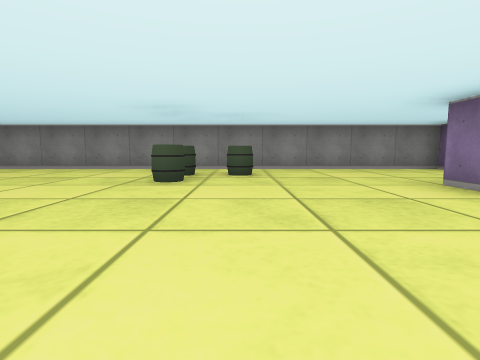
view 1 (above)

23 first-person views from a walk through a cub3D level. The camera is about half as high as the walls, tilts 6° down and sees 80° across. The floor is counted in squares. Each view is taken from the middle of a square. On the plan, view 1 faces up. The plan holds only what a view shows up to about 9 squares ahead; the rest is blank.

view 2
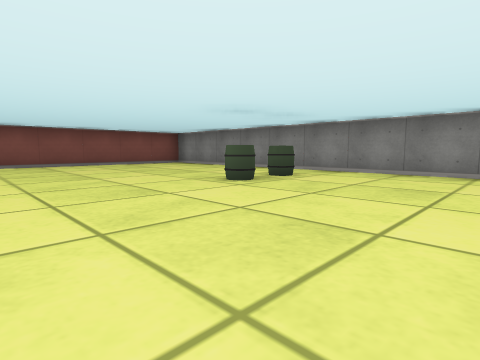

view 3
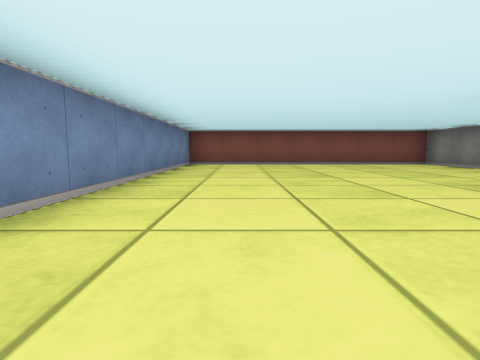

view 4
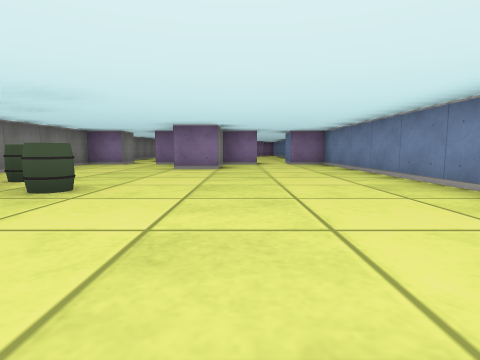

view 5
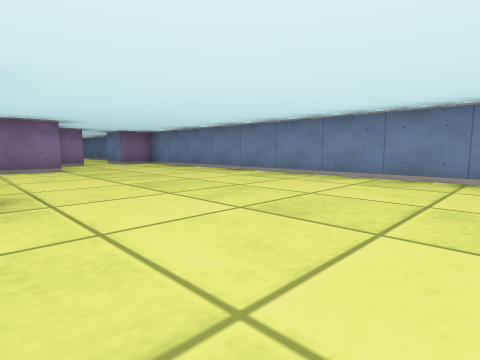

view 6
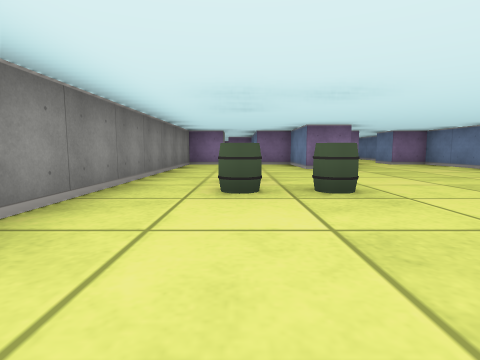

view 7
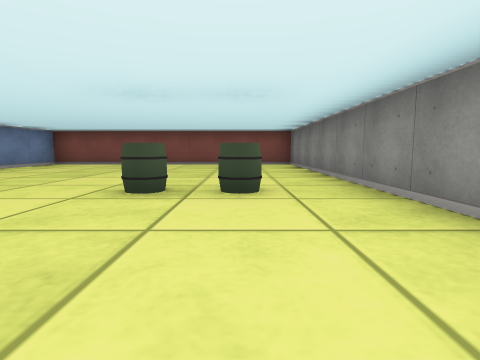

view 8
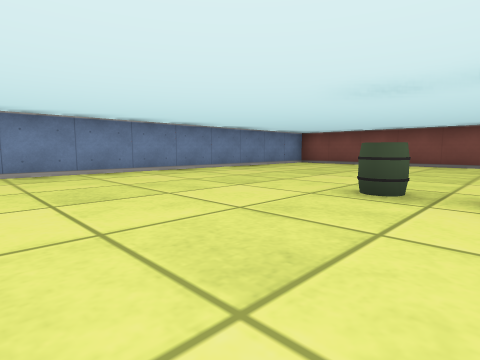

view 9
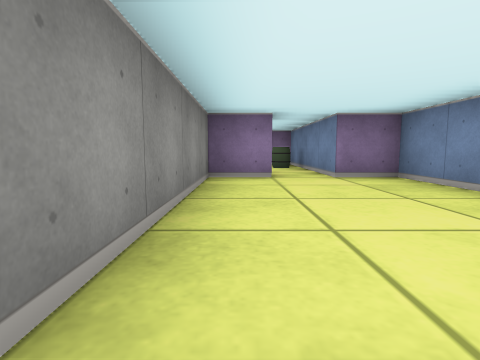

view 10
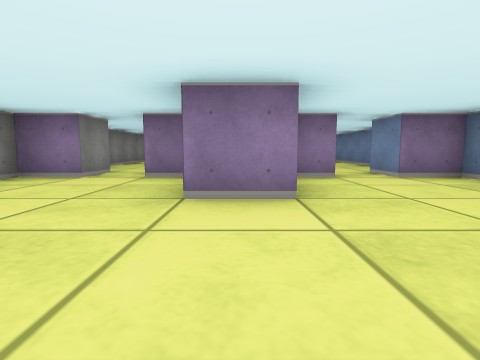

view 11
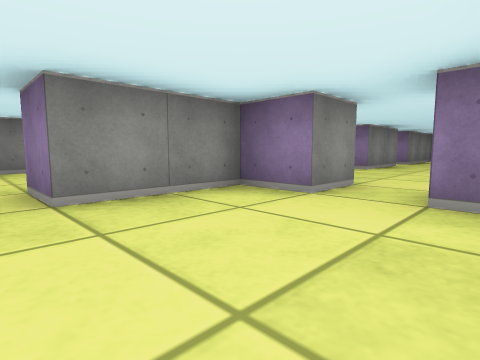

view 12
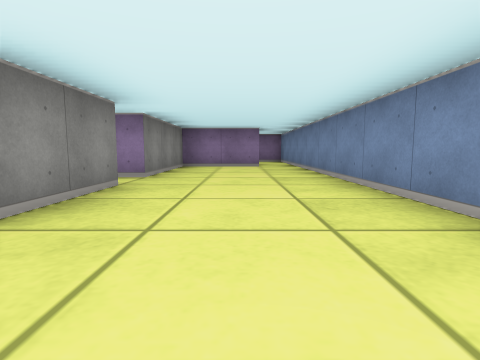

view 13
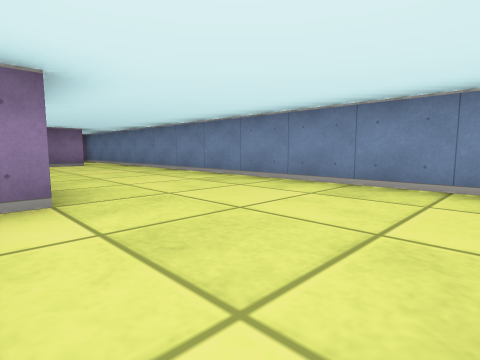

view 14
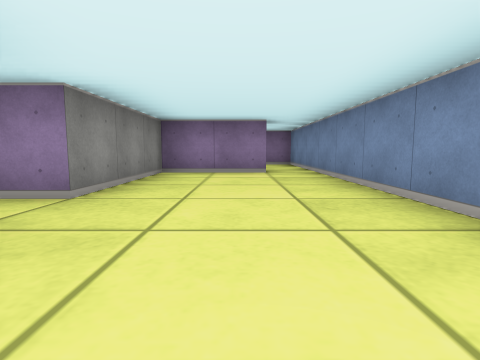

view 15
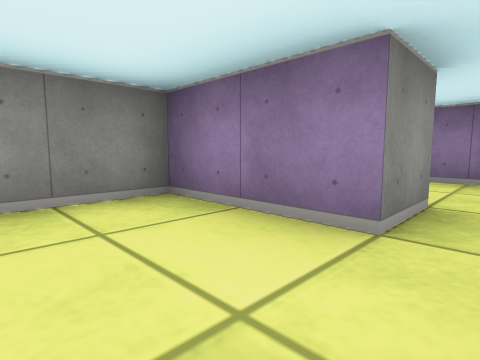

view 16
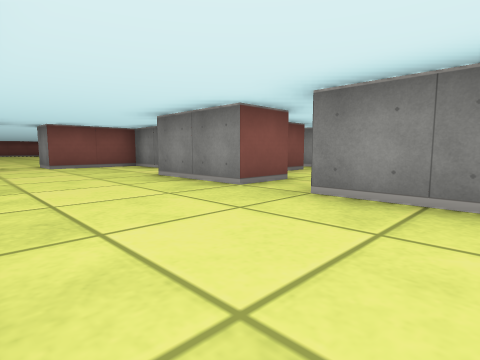

view 17
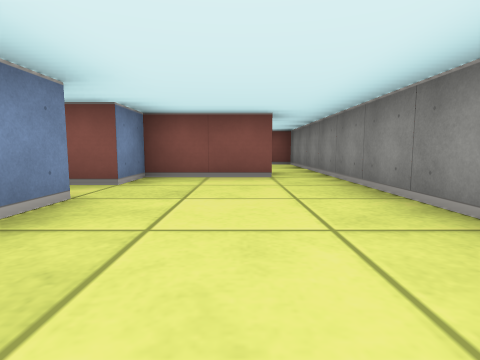

view 18
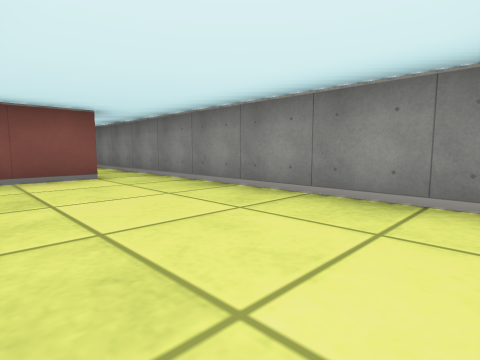

view 19
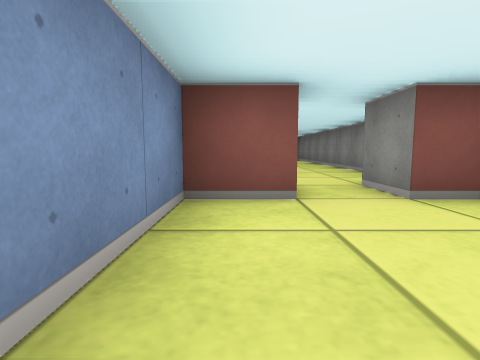

view 20
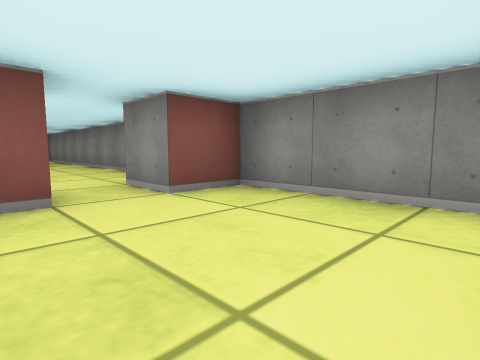

view 21
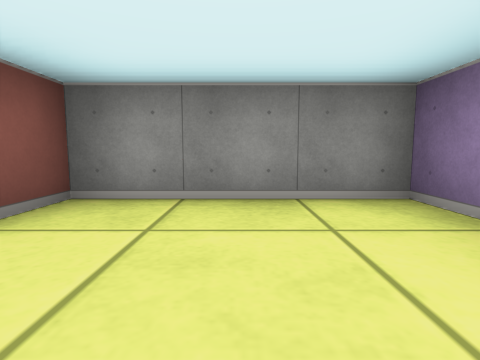

view 22
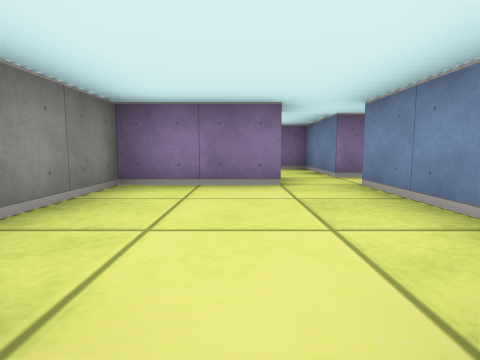

view 23
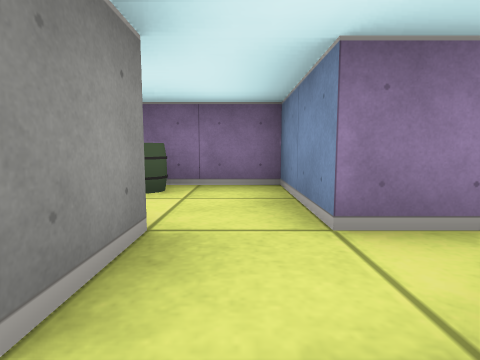

### Floor plan
Ten units are one square. View 1 is at (0, 0); x grows to the right and y downward. Boxes are objects, and circles mark ways between rooms. Rooms are numbered by the first view taken in them; rooms with no view inside come last. Other rooms are left out.
<svg viewBox="-110 -70 305 80">
<path fill="none" stroke="#000" d="M45 -15 45 -25 25 -25 25 -35 45 -35 45 -45M45 -55 45 -65 -105 -65 -105 5 45 5 45 -5M105 -35 105 -25 85 -25 85 -29M68 -35 55 -35 55 -15 45 -15M62 5 146 5M145 -5 145 -25 115 -25 115 -31M45 -5 55 -5M115 -35 122 -35M139 -65 85 -65M95 -56 95 -35 105 -35M155 -46 155 -35 185 -35M185 -45 185 -65 155 -65 155 -55 145 -55M55 -55 45 -55M85 -65 55 -65 55 -59M45 -45 85 -45 85 -51M156 -5 145 -5M146 5 175 5 175 -10"/>
<rect x="-55" y="-45" width="10" height="10" fill="#bbb"><title>barrel</title></rect>
<rect x="-55" y="-55" width="10" height="10" fill="#bbb"><title>barrel</title></rect>
<rect x="-15" y="-45" width="10" height="10" fill="#bbb"><title>barrel</title></rect>
<rect x="-15" y="-55" width="10" height="10" fill="#bbb"><title>barrel</title></rect>
<rect x="-5" y="-55" width="10" height="10" fill="#bbb"><title>barrel</title></rect>
<rect x="65" y="-55" width="10" height="10" fill="#bbb"><title>barrel</title></rect>
<circle cx="50" cy="-10" r="3" fill="#2a7"/>
<circle cx="40" cy="-50" r="3" fill="#2a7"/>
<circle cx="110" cy="-30" r="3" fill="#2a7"/>
<circle cx="150" cy="0" r="3" fill="#2a7"/>
<circle cx="150" cy="-50" r="3" fill="#2a7"/>
<circle cx="90" cy="-60" r="3" fill="#2a7"/>
<text x="-30" y="-30">1</text>
<text x="100" y="-10">2</text>
<text x="120" y="-50">3</text>
<text x="170" y="-50">4</text>
<text x="70" y="-50">5</text>
<text x="160" y="-10">6</text>
</svg>
Room 1 opens to room 2. Room 1 opens to room 5. Room 2 opens to room 3. Room 2 opens to room 6. Room 3 opens to room 4. Room 3 opens to room 5.

Where each view was taken, in squares from view 1:
view 1: 0 up, 0 right, facing up
view 2: 1 up, 2 left, facing up-left
view 3: 1 up, 2 left, facing left
view 4: 2 up, 4 left, facing right
view 5: 4 up, 4 left, facing down-right
view 6: 5 up, 4 left, facing right
view 7: 5 up, 2 left, facing left
view 8: 5 up, 2 left, facing down-left
view 9: 6 up, 0 right, facing right
view 10: 3 up, 0 right, facing right
view 11: 0 up, 2 right, facing up-right
view 12: 1 up, 7 right, facing right
view 13: 3 up, 6 right, facing down-right
view 14: 1 up, 9 right, facing right
view 15: 0 up, 13 right, facing up-right
view 16: 0 up, 13 right, facing up-left
view 17: 5 up, 14 right, facing left
view 18: 4 up, 14 right, facing up-left
view 19: 4 up, 18 right, facing left
view 20: 4 up, 18 right, facing up-left
view 21: 4 up, 17 right, facing up
view 22: 5 up, 15 right, facing right
view 23: 4 up, 18 right, facing right
